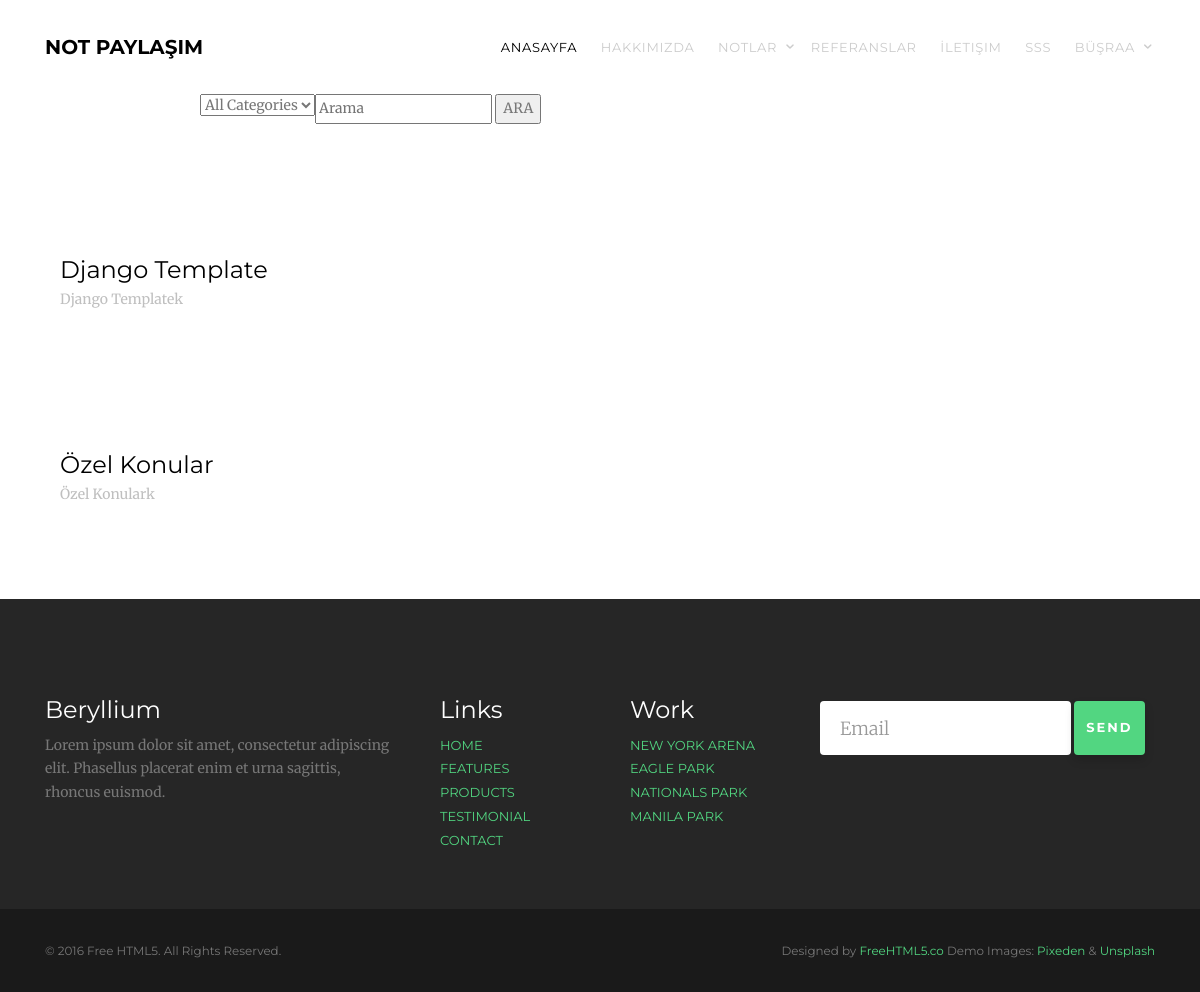
/category/14/ozel-konular/ (signed in), run on the app's committed database.
### note/models.py (models this page shows, shortened)
class Note(models.Model):
    STATUS = (
        ('True', 'Evet'),
        ('False', 'Hayır'),
    )
    user = models.ForeignKey(User, on_delete=models.SET_NULL, null=True)
    category = models.ForeignKey(Category, on_delete=models.CASCADE)  # relation with Category table
    title = models.CharField(max_length=200)
    keywords = models.CharField(blank=True,max_length=255)
    description = models.CharField(blank=True,max_length=255)
    image = models.ImageField(blank=True, upload_to='images/')
    detail = RichTextUploadingField()
    slug = models.SlugField(null=False, unique=True)
    status = models.CharField(max_length=10, choices=STATUS)
    create_at = models.DateTimeField(auto_now_add=True)
    update_at = models.DateTimeField(auto_now=True)
    def image_tag(self):
        return mark_safe('<img src="{}" height="50"/>'.format(self.image.url))
    image_tag.short_description = 'Image'

### home/views.py (the view)
# urls.py: path('category/<int:id>/<slug:slug>/',views.category_notes, name='category_notes'),
def category_notes(request,id,slug):
    category = Category.objects.all()
    categorydata = Category.objects.get(pk=id)
    notes = Note.objects.filter(category_id=id)
    context = {'notes': notes,
               'category': category,
               'categorydata': categorydata}
    return render(request,'notes.html',context)

### home/templates/notes.html (shortened to what this page needs)
{% extends 'homebase.html' %}
{% block slider %} {% include "slider.html" %} {% endblock %}
{% block content %}
    <div class="gtco-section">
        <div class="container">
            <div class="row">
            {% for rs in notes %}
					<div class="col-md-12">
						<div >
							<div class="item">
								<div class="gtco-item">
									<h2><a href="#">{{rs.description}}</a></h2>
									<p class="role">{{ rs.title }}k</p>
								</div>
							</div>
						</div>
					</div>
            {% endfor %}
				</div>
        </div>
    </div>
{% endblock %}

### home/templates/header.html (shortened to what this page needs)
    {% load static %}
    <header>
        <nav class="gtco-nav" role="navigation">
                <div class="gtco-container">
                    <div class="row">
                        <div class="col-sm-2 col-xs-12 col-md-4">
                            <div id="gtco-logo"><a href="index.html">Not Paylaşım</a> </div>
                        </div>
                        <div class="col-xs-10 col-md-8 text-right menu-1">
                            <ul>
                                <li class="active"><a href="/">Anasayfa</a></li>
                                <li><a href="/hakkimizda">Hakkımızda</a></li>
                                <li class="has-dropdown">
                                    <a href="#">Notlar</a>
                                        {% load mptt_tags %}
                                </li>
                                <li><a href="/referanslar">Referanslar</a></li>
                                <li><a href="/iletisim">İletişim</a></li>
                                <li><a href="/sss">SSS</a></li>
                                <li class="has-dropdown">
                                    {% if user.id is not None %}
                                    <a href="#">{{ user.first_name }}</a>
                                    {% else %}
                                    <a href="/login" >Login</a>/<a href="/signup" >Join</a>
                                    {% endif %}
                                </li>
                            </ul>
                        </div>
                    </div>
                </div>
            </nav>
                    <div style=" margin-right: 50px; margin-left: 200px">
                        <form  action="/search/" method="post" >
                            <input id="query" name="query"  type="text" placeholder="Arama" required>
                            {% load mptt_tags %}
                            <select style="float: left" name="catid" class="input search-categories">
                                <option value="0">All Categories</option>
                            </select>
                            <button type="submit">ARA</button>
                        </form>
                    </div>
    </header>

### home/static/css/style.css (style rules this page uses)
body { font-family: "Merriweather", serif; font-weight: 400; font-size: 14px; line-height: 1.7; color: #777; background: #fff; }
a { color: #52D681; -webkit-transition: 0.5s; -o-transition: 0.5s; transition: 0.5s; }
p { margin-bottom: 20px; }
h1, h2, h3, h4, h5, h6, figure { color: #000; font-family: "Montserrat", sans-serif; font-weight: 400; margin: 0 0 20px 0; }
.gtco-container { max-width: 1140px; position: relative; margin: 0 auto; padding-left: 15px; padding-right: 15px; }
.gtco-nav { position: relative; top: 0; margin: 0; padding: 0; width: 100%; padding: 30px ; z-index: 1001; font-family: "Montserrat", sans-serif; }
.gtco-nav #gtco-logo { font-size: 20px; margin: 0; padding: 0; text-transform: uppercase; font-weight: bold; }
.gtco-nav #gtco-logo a { color: #000; }
.gtco-nav ul { padding: 0; margin: .4em 0 0 0; }
.gtco-nav ul li { padding: 0; margin: 0; list-style: none; display: inline; line-height: 1.5; font-family: "Montserrat", sans-serif; }
.gtco-nav ul li > a { text-transform: uppercase; font-size: 13px !important; letter-spacing: .05em; }
.gtco-nav ul li a { font-size: 16px; padding: 30px 10px; color: #cccccc; -webkit-transition: 0.5s; -o-transition: 0.5s; transition: 0.5s; }
.gtco-nav ul li.has-dropdown { position: relative; }
.gtco-nav ul li.has-dropdown > a { position: relative; padding-right: 20px !important; }
.gtco-nav ul li.has-dropdown > a:after { font-family: 'icomoon'; speak: none; font-style: normal; font-weight: normal; font-variant: normal; text-transform: none; line-height: 1; -webkit-font-smoothing: antialiased; -moz-osx-font-smoothing: grayscale; content: "\e921"; font-style: 10px; position: absolute; top: 50%; margin-top: -7px; right: 0; color: #ccc; }
.gtco-nav ul li.active > a { color: #000 !important; }
.gtco-staff, .gtco-item { margin-bottom: 4em; float: left; width: 40%; display: block; height:auto; margin: 30px; }
.gtco-staff h2, .gtco-item h2 { font-size: 24px; margin-bottom: 5px; }
.gtco-staff h2 a, .gtco-item h2 a { color: #000 !important; }
.gtco-staff p, .gtco-item p { margin-bottom: 30px; color: #777; }
.gtco-staff .role, .gtco-item .role { color: #bfbfbf; margin-bottom: 20px; font-weight: normal; display: block; }
.gtco-section { padding: 3em 0; clear: both; position: relative; }

### data on the page
Note: description "Django Template", title "Django Template"
Note: description "Özel Konular", title "Özel Konular"

### other printed values
{{ user.first_name }} "BÜŞRAA"
